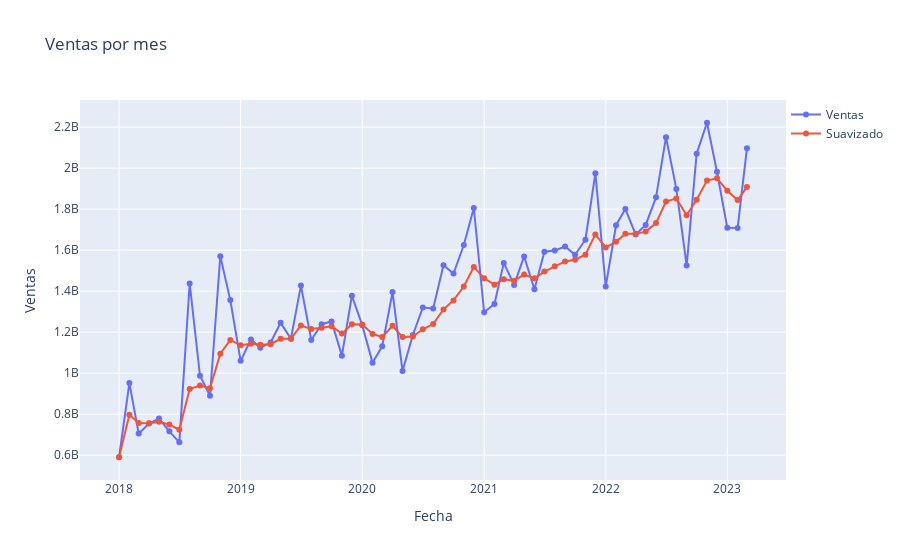

Notebook cell for this chart:
### Code cell
# Visualizar la serie original y suavizada
x = ventas_cluster["Fecha"]
y1 = ventas_cluster["Ventas"]
y2 = ventas_cluster["Suavizado"]
trace1 = go.Scatter(x= x, y= y1, mode= "lines+markers", name= "Ventas")
trace2 = go.Scatter(x= x, y= y2, mode= "lines+markers", name= "Suavizado")

layout = go.Layout(
        title='Ventas por mes',
        xaxis=dict(title='Fecha'),
        yaxis=dict(title='Ventas'),
        legend=dict(x=1, y=1)
        )
fig = go.Figure()
fig.add_trace(trace1)
fig.add_trace(trace2)
fig.update_layout(layout)
fig.show()
